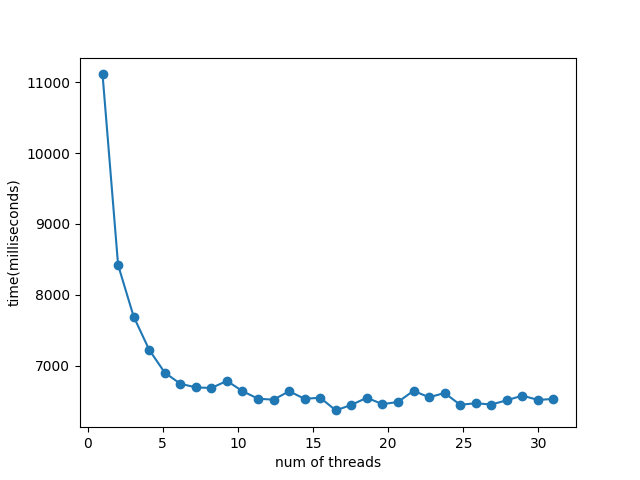

Write the Python code that produced this figure.
import json
import pylab as plt
import numpy as np

with open('time.json') as f:
    data = json.loads(f.read())
    
time = data["time"]
fig, ax = plt.subplots()

ax = plt.plot(np.linspace(1, 31, 30), time, 'o-')
plt.xlabel("num of threads")
plt.ylabel("time(milliseconds)")
fig.savefig('graph.png')
